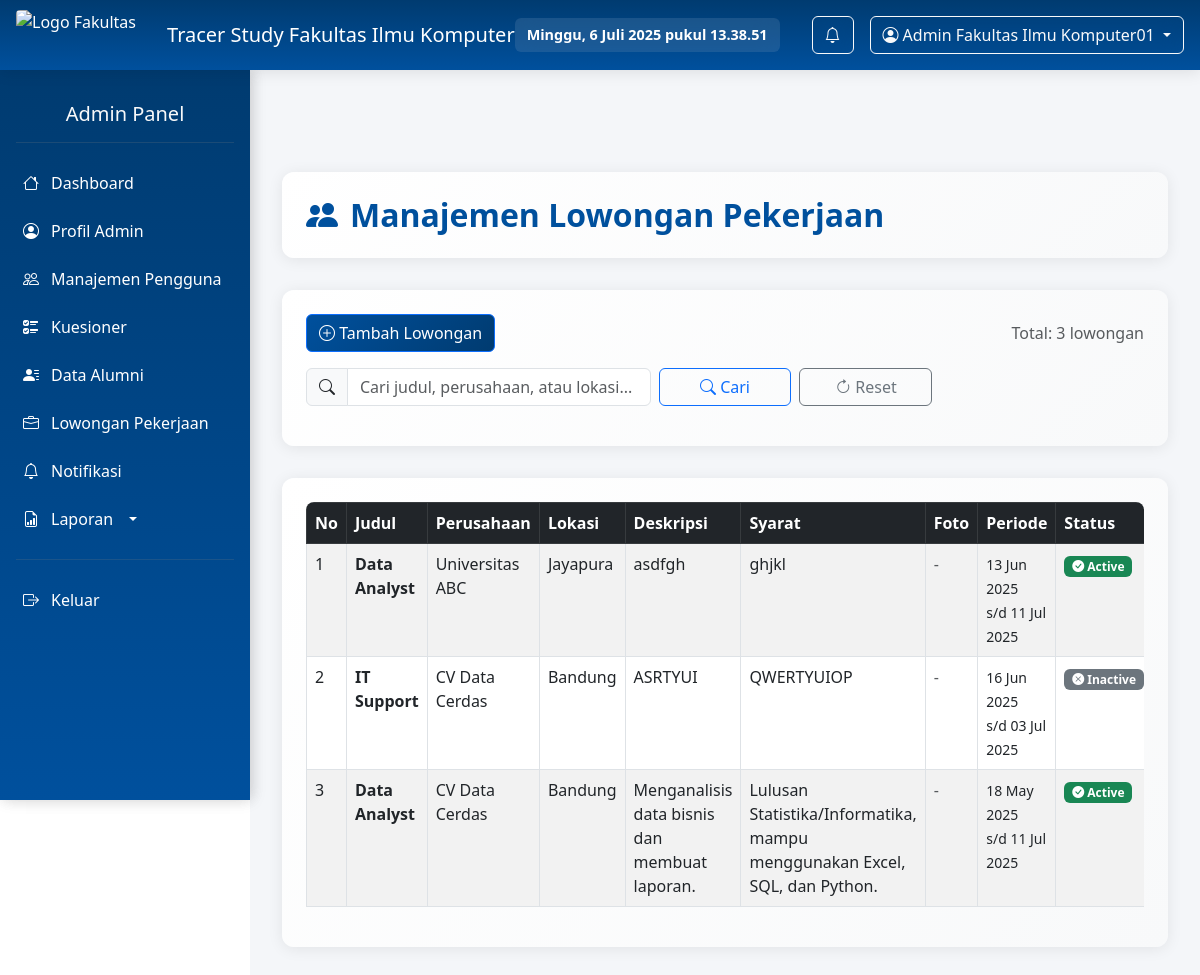
/manajemen-lowongan.php (signed in), run on the app's committed database.
### tables this page shows
CREATE TABLE `lowongan` (
  `id` int(11) NOT NULL,
  `judul` varchar(150) NOT NULL,
  `perusahaan` varchar(100) NOT NULL,
  `lokasi` varchar(100) NOT NULL,
  `link_pendaftaran` text DEFAULT NULL,
  `tanggal_mulai` date NOT NULL,
  `tanggal_berakhir` date NOT NULL,
  `deskripsi` text NOT NULL,
  `syarat` text DEFAULT NULL,
  `foto` varchar(255) DEFAULT NULL,
  `created_at` timestamp NOT NULL DEFAULT current_timestamp(),
  `updated_at` datetime DEFAULT NULL,
  `status` enum('active','inactive') DEFAULT 'active'
);

### manajemen-lowongan.php (the view, shortened to what this page needs)
<?php
include 'koneksi.php';
$nama = 'Pengguna';
$role = $_SESSION['role'] ?? null;
$id = $_SESSION['id'] ?? null;
if ($role === 'admin' && $id) {
    $stmt = $conn->prepare("SELECT nama_admin FROM admin WHERE user_id = ?");
    if ($stmt) {
        $stmt->bind_param("i", $id);
        $stmt->execute();
        $result = $stmt->get_result();
        if ($data = $result->fetch_assoc()) {
            $nama = $data['nama_admin'];
        }
    }
}
$update_status_query = "UPDATE lowongan SET
    status = CASE
        WHEN CURDATE() BETWEEN tanggal_mulai AND tanggal_berakhir THEN 'active'
        ELSE 'inactive'
    END";
mysqli_query($conn, $update_status_query);
$keyword = isset($_GET['search']) ? htmlspecialchars($_GET['search']) : '';
$where = [];
$where_sql = !empty($where) ? 'WHERE ' . implode(' AND ', $where) : '';
$query = "SELECT * FROM lowongan $where_sql ORDER BY created_at DESC";
$result = mysqli_query($conn, $query);
?>
<!DOCTYPE html>
<html lang="id">
<head>
    <link href="styless.css?v=1.0" rel="stylesheet" />
    <link href="https://cdn.jsdelivr.net/npm/bootstrap@5.3.0/dist/css/bootstrap.min.css" rel="stylesheet">
    <link href="https://cdn.jsdelivr.net/npm/bootstrap-icons@1.10.0/font/bootstrap-icons.css" rel="stylesheet">
</head>
<body>
    <header class="d-flex justify-content-between align-items-center p-3 bg-primary text-white">
        <div class="header-left d-flex align-items-center">
            <img src="images/logoYapis.png" alt="Logo Fakultas" style="height: 50px; margin-right: 15px;">
            <h5 class="mb-0">Tracer Study Fakultas Ilmu Komputer</h5>
        </div>
        <div class="header-right d-flex align-items-center gap-3">
            <div id="realtimeDateTime" class="me-3 small"></div>
            <div class="dropdown">
                <a class="btn btn-outline-light position-relative" href="notifikasi.php">
                    <i class="bi bi-bell"></i>
                </a>
            </div>
            <div class="dropdown">
                <button class="btn btn-outline-light dropdown-toggle" type="button" data-bs-toggle="dropdown" aria-expanded="false">
                    <i class="bi bi-person-circle me-1"></i><?= htmlspecialchars($nama) ?>
                </button>
            </div>
        </div>
    </header>
    <nav class="sidebar">
        <?php include 'sidebar.php'; ?>
    </nav>
    <main>
        <div class="page-header fade-in-up">
            <h2><i class="bi bi-people-fill"></i> Manajemen Lowongan Pekerjaan</h2>
        </div>
        <div class="page-header fade-in-up">
            <div class="card-body">
                <div class="d-flex justify-content-between align-items-center mb-3">
                    <button class="btn btn-primary" onclick="openLowonganModal()">
                        <i class="bi bi-plus-circle"></i> Tambah Lowongan
                    </button>
                    <span class="text-muted">Total: <?= mysqli_num_rows($result) ?> lowongan</span>
                </div>
                <form method="GET" class="row g-2 mb-3">
                    <div class="col-md-5">
                        <div class="input-group">
                            <span class="input-group-text"><i class="bi bi-search"></i></span>
                            <input type="text" name="search" class="form-control"
                                   placeholder="Cari judul, perusahaan, atau lokasi..."
                                   value="<?= htmlspecialchars($keyword) ?>">
                        </div>
                    </div>
                    <div class="col-md-2">
                        <button type="submit" class="btn btn-outline-primary w-100">
                            <i class="bi bi-search"></i> Cari
                        </button>
                    </div>
                    <div class="col-md-2">
                        <a href="manajemen-lowongan.php" class="btn btn-outline-secondary w-100">
                            <i class="bi bi-arrow-clockwise"></i> Reset
                        </a>
                    </div>
                </form>
            </div>
        </div>
        <div class="page-header fade-in-up">
            <div class="table-responsive">
                <table class="table table-bordered table-striped table-hover">
                    <thead class="table-dark">
                        <tr>
                            <th width="50">No</th>
                            <th>Judul</th>
                            <th>Perusahaan</th>
                            <th>Lokasi</th>
                            <th>Deskripsi</th>
                            <th>Syarat</th>
                            <th>Foto</th>
                            <th>Periode</th>
                            <th width="120">Status</th>
                        </tr>
                    </thead>
                    <tbody>
                        <?php if (mysqli_num_rows($result) > 0): ?>
                            <?php $no = 1; while ($row = mysqli_fetch_assoc($result)):
                                $today = date('Y-m-d');
                                $status = ($row['tanggal_berakhir'] < $today) ? 'inactive' : 'active';
                            ?>
                            <tr>
                                <td><?= $no++ ?></td>
                                <td><strong><?= htmlspecialchars($row['judul']) ?></strong></td>
                                <td><?= htmlspecialchars($row['perusahaan']) ?></td>
                                <td><?= htmlspecialchars($row['lokasi']) ?></td>
                                <td><?= htmlspecialchars($row['deskripsi']) ?></td>
                                <td><?= htmlspecialchars($row['syarat']) ?></td>
                                <td>
                                    <?php if (!empty($row['foto']) && file_exists("uploads/{$row['foto']}")): ?>
                                        <img src="uploads/<?= htmlspecialchars($row['foto']) ?>" alt="Foto" width="60" class="img-thumbnail">
                                    <?php else: ?>
                                        <span class="text-muted">-</span>
                                    <?php endif; ?>
                                </td>
                                <td>
                                    <small>
                                        <?= date('d M Y', strtotime($row['tanggal_mulai'])) ?> <br>
                                        s/d <?= date('d M Y', strtotime($row['tanggal_berakhir'])) ?>
                                    </small>
                                </td>
                                <td>
                                    <?php if ($status === 'active'): ?>
                                        <span class="badge bg-success">
                                            <i class="bi bi-check-circle-fill"></i> Active
                                        </span>
                                    <?php else: ?>
                                        <span class="badge bg-secondary">
                                            <i class="bi bi-x-circle-fill"></i> Inactive
                                        </span>
                                    <?php endif; ?>
                                </td>
                            </tr>
                            <?php endwhile; ?>
                        <?php endif; ?>
                    </tbody>
                </table>
            </div>
        </div>
    </main>
</body>
</html>

### styless.css (style rules this page uses)
body { font-family: 'Segoe UI', Tahoma, Geneva, Verdana, sans-serif; margin: 0; padding: 0; background-color: #f8f9fa; transition: all 0.3s ease; }
header { position: sticky; top: 0; z-index: 1000; background: linear-gradient(180deg, #003B70, #00509D); color: #fff; padding: 0.75rem 1.5rem; display: flex; align-items: center; justify-content: space-between; box-shadow: 0 2px 15px rgba(0,0,0,0.1); height: 70px; box-sizing: border-box; }
.header-left { display: flex; align-items: center; gap: 1rem; }
.header-right { display: flex; align-items: center; gap: 1rem; }
header img { height: 45px; border-radius: 4px; }
#realtimeDateTime { font-weight: 600; font-size: 0.9rem; background: rgba(255,255,255,0.1); padding: 0.375rem 0.75rem; border-radius: 6px; backdrop-filter: blur(10px); }
.sidebar { background: linear-gradient(180deg, #003B70, #00509D); color: white; min-height: calc(100vh - 70px); width: 250px; position: fixed; top: 70px; left: 0; overflow-y: auto; padding-top: 1rem; box-shadow: 2px 0 15px rgba(0,0,0,0.1); z-index: 999; }
main { margin-top: 0; margin-left: 250px; padding: 2rem; min-height: calc(100vh - 70px); background-color: #f4f6f9; padding-top: calc(70px + 2rem); }
.page-header { background: linear-gradient(135deg, #fff, #f8f9fa); padding: 1.5rem; border-radius: 12px; box-shadow: 0 2px 15px rgba(0,0,0,0.08); margin-bottom: 2rem; }
.page-header h2 { color: #00509D; margin: 0; font-weight: 700; display: flex; align-items: center; gap: 12px; }
.btn { border-radius: 8px; padding: 0.5rem 1rem; font-weight: 500; transition: all 0.3s ease; border: none; cursor: pointer; display: inline-block; text-align: center; text-decoration: none; }
.btn-primary { background: linear-gradient(135deg, #00509D, #003B70); color: white; }
.btn-outline-light { border: 1px solid rgba(255,255,255,0.3); backdrop-filter: blur(10px); background: transparent; color: white; }
.fade-in-up { animation: fadeInUp 0.6s ease-out; }

### manajemen-lowongan.php (style rules this page uses)
.table-responsive { border-radius: 0.5rem; overflow: hidden; }
.badge { font-size: 0.75rem; }

### data on the page
lowongan: judul "Data Analyst", perusahaan "Universitas ABC", lokasi "Jayapura", deskripsi "asdfgh", syarat "ghjkl", tanggal_mulai "13 Jun 2025", tanggal_berakhir "11 Jul 2025", shows "Active"
lowongan: judul "IT Support", perusahaan "CV Data Cerdas", lokasi "Bandung", deskripsi "ASRTYUI", syarat "QWERTYUIOP", tanggal_mulai "16 Jun 2025", tanggal_berakhir "03 Jul 2025", shows "Inactive"
lowongan: judul "Data Analyst", perusahaan "CV Data Cerdas", lokasi "Bandung", deskripsi "Menganalisis data bisnis dan membuat laporan.", syarat "Lulusan Statistika/Informatika, mampu menggunakan Excel, SQL, dan Python.", tanggal_mulai "18 May 2025", tanggal_berakhir "11 Jul 2025", shows "Active"

### other printed values
$nama "Admin Fakultas Ilmu Komputer01"
$role "Admin"
mysqli_num_rows($result) "3"
